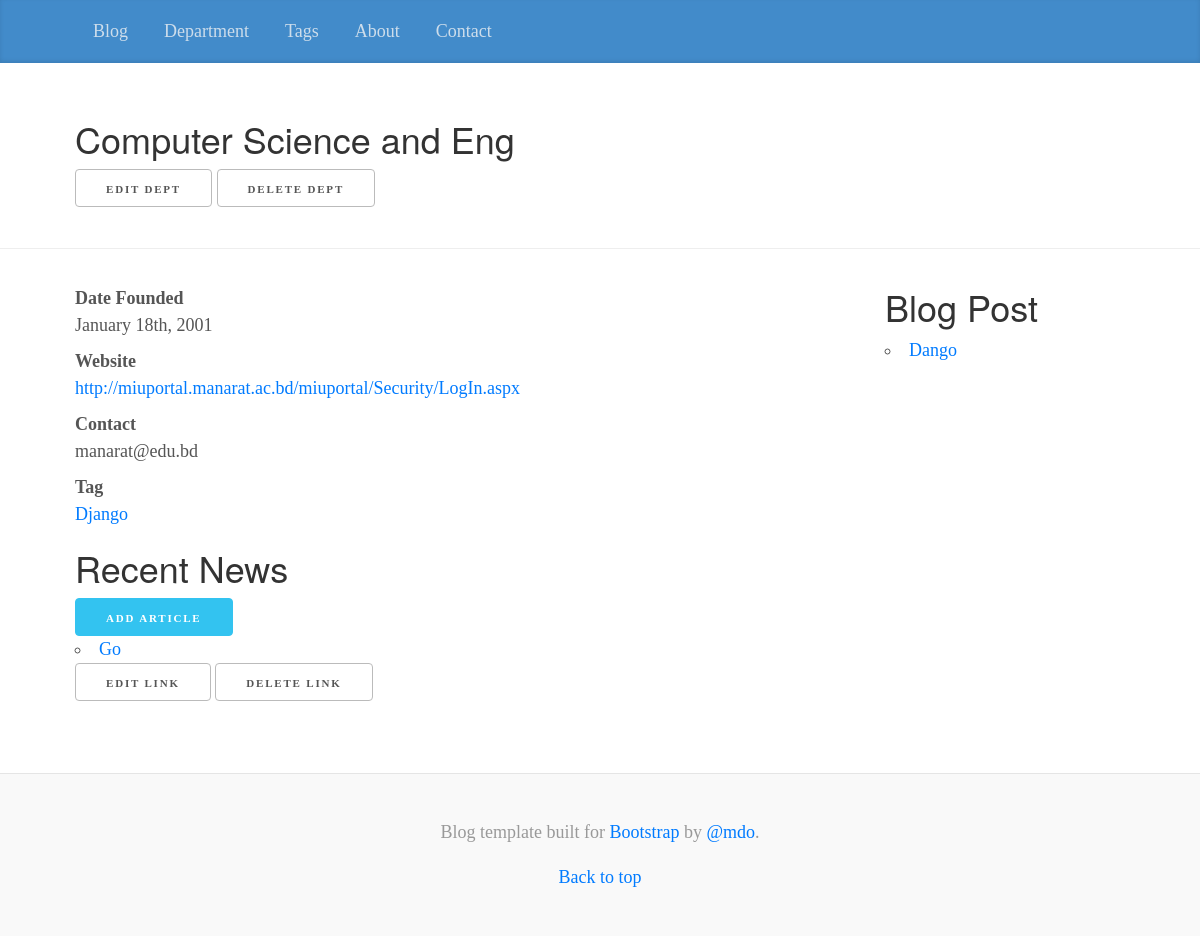
/department/cse/detail/, run on an earlier commit of the app's database.
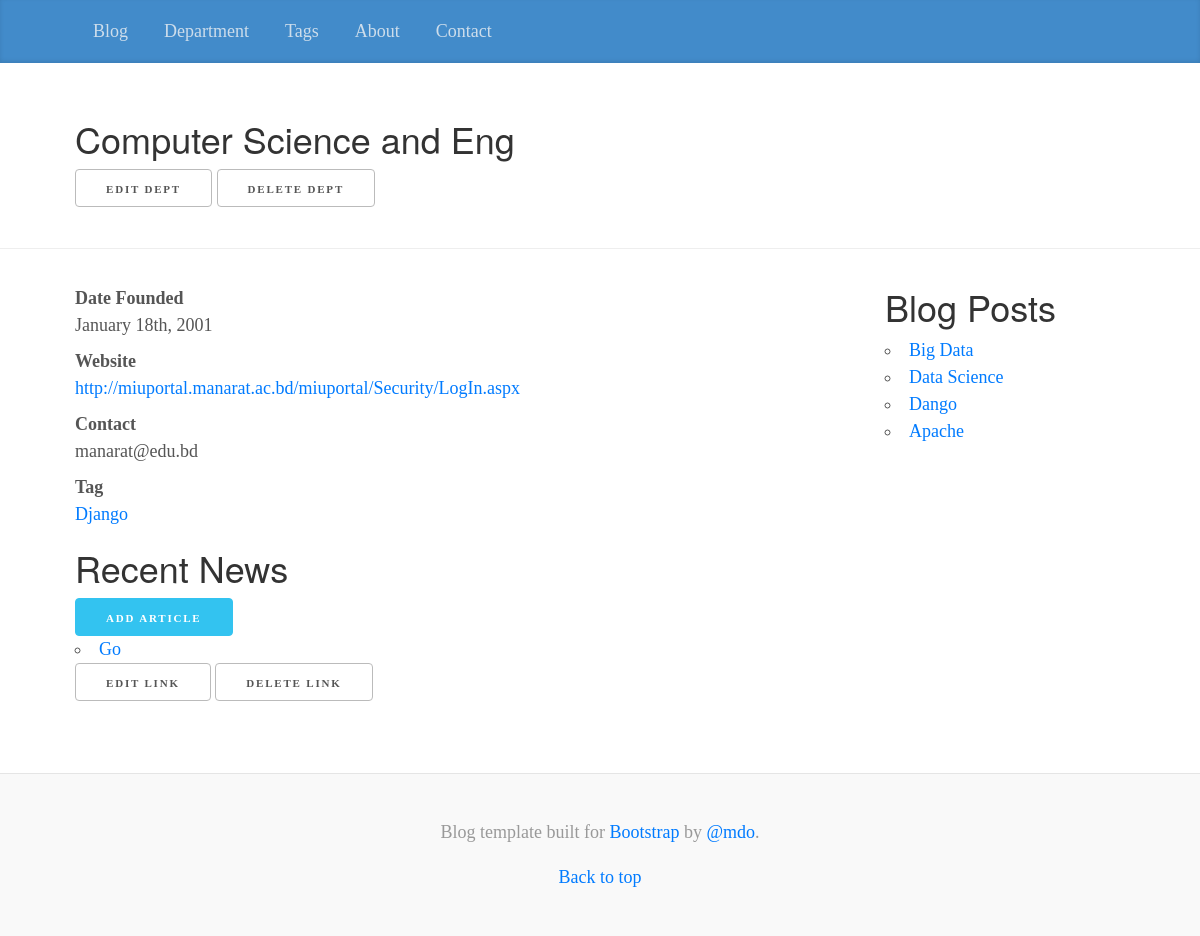
And on a later commit of the database.
### organizer/models.py (models this page shows, shortened)
class Department(models.Model):
    name = models.CharField(max_length=31,
                            db_index=True)
    slug = models.SlugField(max_length=31,
                            unique=True,
                            help_text='a label for url config')
    description = models.TextField()
    founded_date = models.DateField('date founded')
    contact = models.EmailField()
    website = models.URLField(max_length=255)
    tags = models.ManyToManyField(Tag,
                                  blank=True)
    class Meta:
        ordering = ['name']
        get_latest_by = ['founded_date']
    def get_delete_url(self):
        return reverse('organizer_department_delete',kwargs={'slug':self.slug})
    def get_update_url(self):
        return reverse('organizer_department_update',kwargs={'slug':self.slug})
    def get_newslink_create_url(self):
        return reverse('department_newslink_create',kwargs={'dept_slug':self.slug})

class Tag(models.Model):
    name = models.CharField(max_length=31,
                            unique=True,)
    slug = models.SlugField(max_length=31,
                            unique=True,
                            help_text='A label for url config')
    class Meta:
        ordering = ['name']
    def get_absolute_url(self):
        return reverse('organizer_tag_detail',kwargs={'slug':self.slug})

class NewsLink(models.Model):
    title = models.CharField(max_length=63)
    slug = models.SlugField(max_length=63)
    pub_date = models.DateField('date published')
    link = models.URLField(max_length=255)
    department = models.ForeignKey(Department)
    class Meta:
        verbose_name = 'news article'
        ordering = ['-pub_date']
        get_latest_by = 'pub_date'
        unique_together = ('slug','department')
    def get_delete_url(self):
        return reverse('department_newslink_delete',
                       kwargs={'department_slug':self.department.slug,'newslink_slug':self.slug})
    def get_update_url(self):
        return reverse('department_newslink_update',
                       kwargs={'department_slug':self.department.slug,'newslink_slug':self.slug})

### blog/models.py (models this page shows, shortened)
class Post(models.Model):
    title = models.CharField(max_length=63)
    slug = models.SlugField(max_length=63,
                            help_text='A label for url config',
                            unique_for_month='pub_date')
    text = models.TextField()
    pub_date = models.DateField('date published',
                                auto_now_add=True)
    tags = models.ManyToManyField(Tag,
                                blank=True,
                                 related_name='blog_posts')
    departments = models.ManyToManyField(Department,
                                         blank=True,
                                         related_name='blog_posts')
    class Meta:
        verbose_name = 'blog post'
        ordering = ['-pub_date','title']
        get_latest_by = 'pub_date'
    def get_absolute_url(self):
        return reverse('blog_post_detail', kwargs={'slug': self.slug})

### organizer/views.py (the view)
class DepartmentDetail(DetailView):
    model = Department

### organizer/templates/organizer/department_detail.html (shortened to what this page needs)
{% extends parent_template|default:"organizer/base_organizer.html" %}
{% block heading %}
   <h2>{{ department.name }}</h2>
   <ul class="inline">
       <a href="{{department.get_update_url}}" class="button">Edit Dept</a>
       <a href="{{department.get_delete_url}}" class="button">Delete Dept</a>
   </ul>
{% endblock %}
{% block content %}
<article>
    <dl>
    <dt>Date Founded</dt>
      <dd>{{ department.founded_date|date:"F jS, Y" }}</dd>
    <dt>Website</dt>
      <dd>{{ department.website|urlize }}</dd>
    <dt>Contact</dt>
      <dd>{{ department.contact }}</dd>
        <dt>Tag{{ department.tags.count|pluralize }}</dt>
        {% for tag in department.tags.all %}
          <dd><a href="{{ tag.get_absolute_url }}">
            {{ tag.name|title }}
          </a></dd>
        {% endfor %}
  </dl>
      {% if department.newslink_set.all %}
         <h2>Recent News </h2>
         {% endif %}
         <a href="{{ department.get_newslink_create_url }}" class="button button-primary">Add article</a>
            <ul>
              {% for newslink in department.newslink_set.all %}
                <li>
                  <a href="{{ newslink.link }}">{{ newslink.title|title }}</a>
                </li>
                    <a href="{{newslink.get_update_url}}" class="button">Edit Link</a>
                    <a href="{{newslink.get_delete_url}}" class="button">Delete Link</a>
              {% endfor %}
            </ul>
</article>
{% endblock %}
{% block button %}
    {% if department.blog_posts.all %}
        <h2>Blog Post{{ department.blog_posts.all|pluralize }}</h2>
            <ul>
              {% for post in department.blog_posts.all %}
                <li>
                  <a href="{{ post.get_absolute_url }}">
                    {{ post.title|title }}</a>
                </li>
              {% endfor %}
            </ul>
    {% endif %}
{% endblock %}

### organizer/templates/organizer/base_organizer.html (shortened to what this page needs)
{% load staticfiles %}
<!DOCTYPE html>
<html lang="en">
  <head>
    <link rel="stylesheet" href="https://maxcdn.bootstrapcdn.com/bootstrap/4.0.0-beta/css/bootstrap.min.css">
    <link rel="stylesheet" type="text/css" href="{% static 'organizer/blog_style.css' %}">
    <link rel="stylesheet" type="text/css" href="{% static 'organizer/style.css' %}">
  </head>
  <body>
    <div class="blog-masthead">
      <div class="container">
        <nav class="nav">
          <a class="nav-link" href="{% url 'blog_post_list' %}">Blog</a>
          <a class="nav-link" href="{% url 'organizer_department_list' %}">Department</a>
          <a class="nav-link" href="{% url 'organizer_tag_list' %}">Tags</a>
          <a class="nav-link" href="#">About</a>
          <a class="nav-link" href="#">Contact</a>
        </nav>
      </div>
    </div>
    <div class="blog-header">
      <div class="container">
        <div class='bog-title'>
           {% block heading %}
           {% endblock %}
        </div>
      </div>
    </div>
    <div class="container">
      <div class="row">
        <div class="col-sm-8 blog-main">
          {% block content %}
          {% endblock %}
        </div>
           <div class="col-sm-3 offset-sm-1 blog-sidebar">
              {% block button %}
              {% endblock %}
        </div>
      </div>
    </div>
    <footer class="blog-footer">
      <p>Blog template built for <a href="https://getbootstrap.com">Bootstrap</a> by <a href="https://twitter.com/mdo">@mdo</a>.</p>
      <p>
        <a href="#">Back to top</a>
      </p>
    </footer>
  </body>
</html>

### organizer/static/organizer/blog_style.css (style rules this page uses)
@media (min-width: 48em) { html { font-size: 18px; } }
body { font-family: Georgia, "Times New Roman", Times, serif; color: #555; }
h1, .h1, h2, .h2, h3, .h3, h4, .h4, h5, .h5, h6, .h6 { font-family: "Helvetica Neue", Helvetica, Arial, sans-serif; font-weight: normal; color: #333; }
.container { max-width: 60rem; }
.blog-masthead { margin-bottom: 3rem; background-color: #428bca; -webkit-box-shadow: inset 0 -.1rem .25rem rgba(0,0,0,.1); box-shadow: inset 0 -.1rem .25rem rgba(0,0,0,.1); }
.nav-link { position: relative; padding: 1rem; font-weight: 500; color: #cdddeb; }
.blog-header { padding-bottom: 1.25rem; margin-bottom: 2rem; border-bottom: .05rem solid #eee; }
.blog-footer { padding: 2.5rem 0; color: #999; text-align: center; background-color: #f9f9f9; border-top: .05rem solid #e5e5e5; }
.blog-footer p:last-child { margin-bottom: 0; }

### organizer/static/organizer/style.css (style rules this page uses)
ul { list-style: circle inside; padding-left: 0; margin-top: 0; }
.button, button, input[type="submit"], input[type="reset"], input[type="button"] { display: inline-block; height: 38px; padding: 0 30px; color: #555; text-align: center; font-size: 11px; font-weight: 600; line-height: 38px; letter-spacing: .1rem; text-transform: uppercase; text-decoration: none; white-space: nowrap; background-color: transparent; border-radius: 4px; border: 1px solid #bbb; cursor: pointer; box-sizing: border-box; }
.button.button-primary, button.button-primary, input[type="submit"].button-primary, input[type="reset"].button-primary, input[type="button"].button-primary { color: #FFF; background-color: #33C3F0; border-color: #33C3F0; }

What changed in the data, as far as the page shows it:
added Post: title "Big Data"
added Post: title "Data Science"
added Post: title "Apache"
